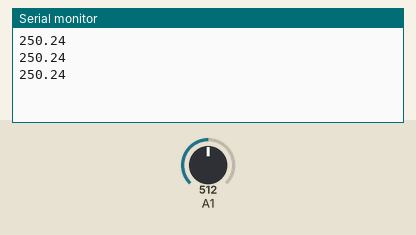
Recording of a sketch running on a simulated Arduino Uno, built with avr-gcc and run on an emulated ATmega328P. Parts: the last lines printed to the serial monitor. Inputs (shaded band) come from the test bench; at power-on: A1 = 512.

Above: at 1.3 s.
1.4 s: A1 set to 716
At 1.9 s:
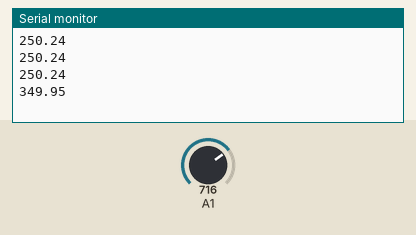
2.9 s: A1 set to 900
At 3.4 s:
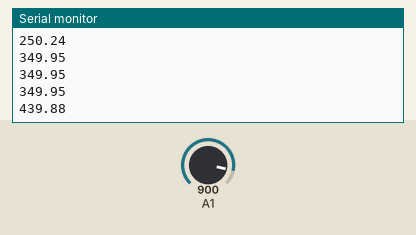
Timing chart, 0 to 5.9 s (numbered marks = the images above; inputs shaded):
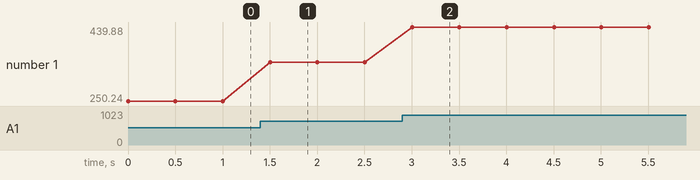

The sketch:

LM335.ino
```cpp
void setup(){
  Serial.begin(9600);
}

float temp;
void loop(){
  temp = analogRead(1) * 0.00488759 * 100;
  Serial.println(temp);
  delay(500);
}
```

Measured:
- after the input at 1.4 s, the serial monitor: prints a new line after 0.10 s (image 1)
- after the input at 2.9 s, the serial monitor: prints a new line after 0.10 s (image 2)
- plotted number 1: 250.24 → 349.95 after the input at 1.4 s, 349.95 → 439.88 after the input at 2.9 s
